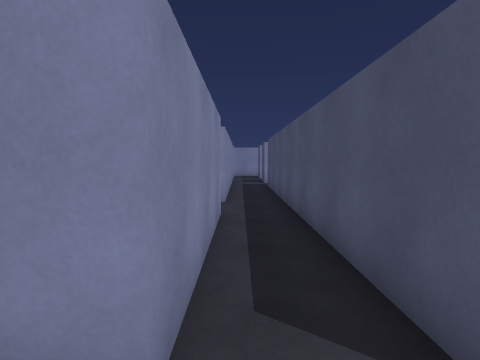
View 1 (above)

24 first-person views from a walk through a Unity game level. The camera is 1.4 m above the floor, tilts 4° down and sees 80° across. The floor is counted in squares, 1 m on a side. Each view is taken from the middle of a square. On the plan, view 1 faces up. The plan holds only what a view shows up to about 14 squares ahead; the rest is blank. The player is left out. Door leaves are left out, so doorways stand open.

View 2
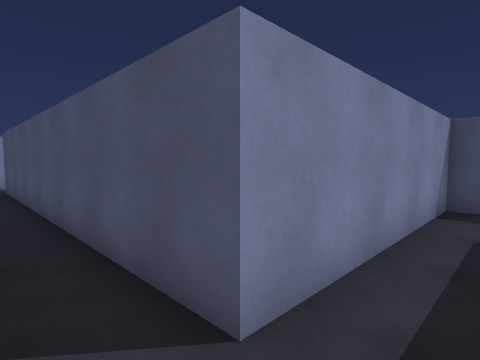

View 3
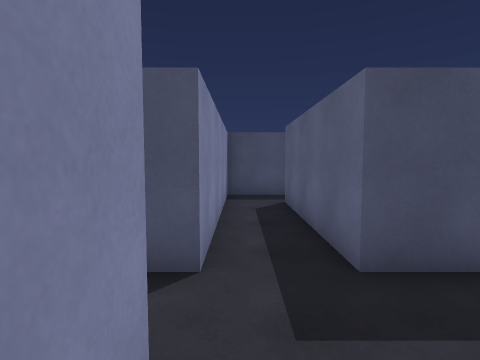

View 4
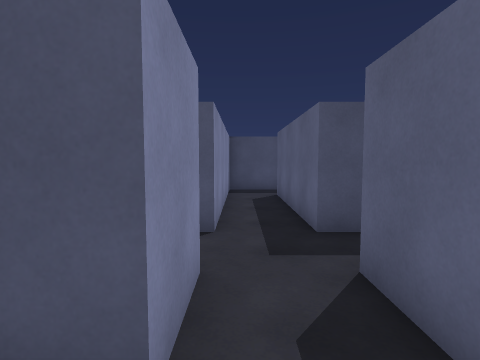

View 5
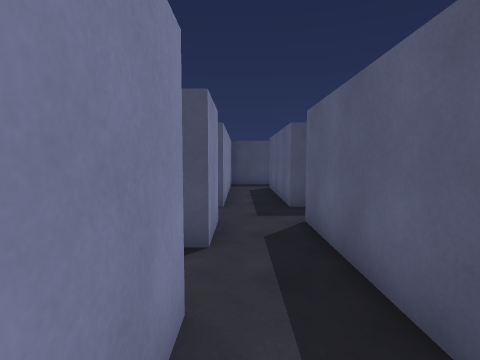

View 6
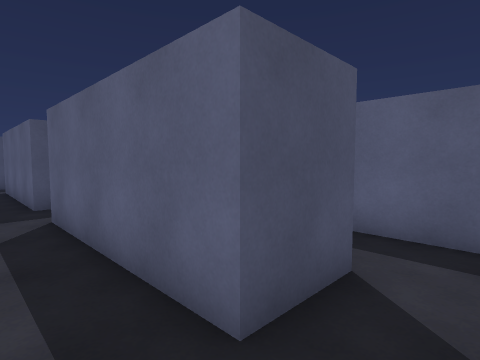

View 7
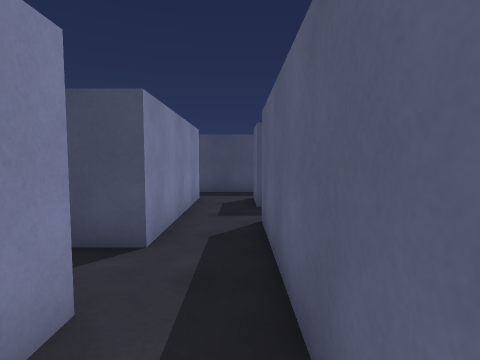

View 8
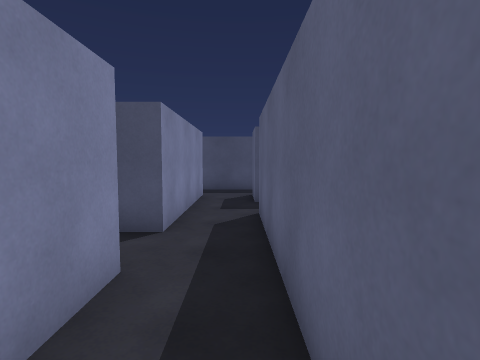

View 9
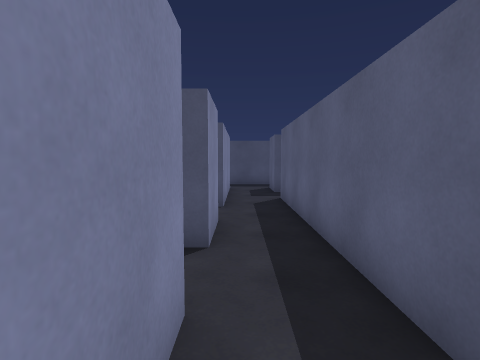

View 10
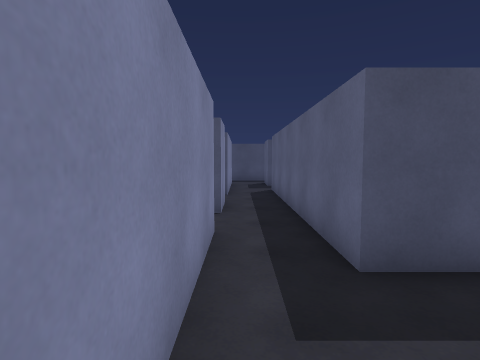

View 11
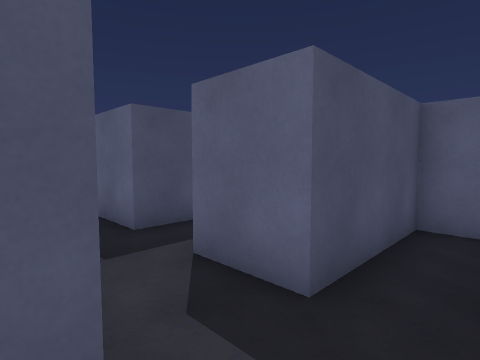

View 12
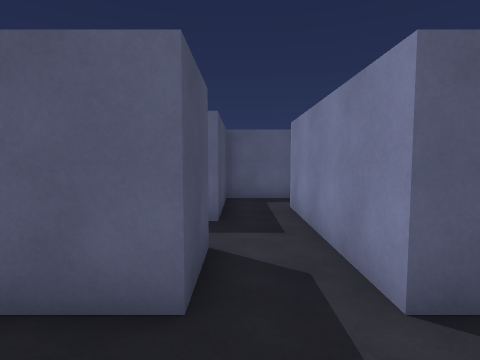

View 13
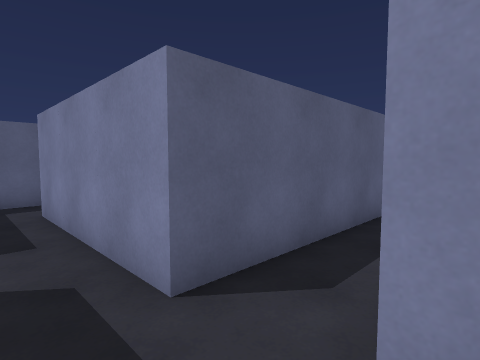

View 14
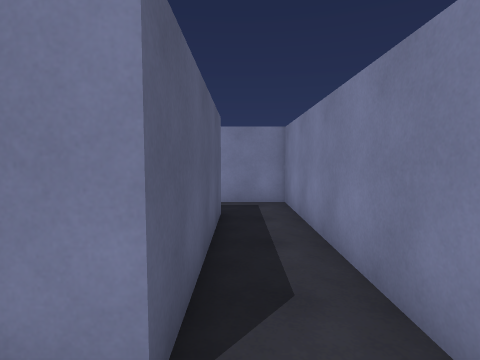

View 15
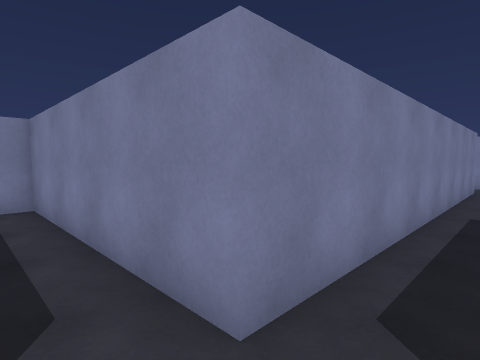

View 16
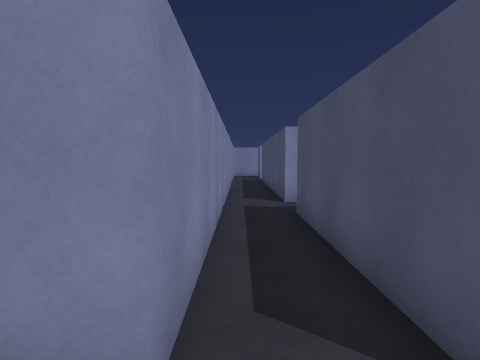

View 17
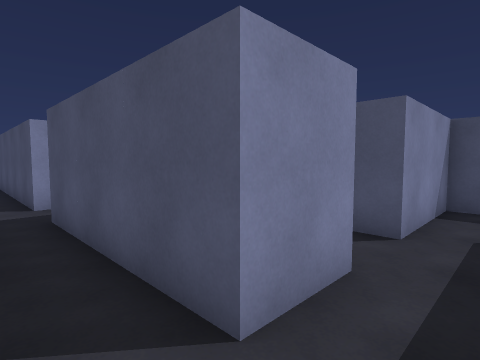

View 18
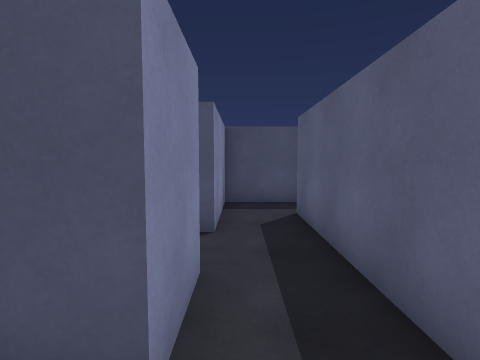

View 19
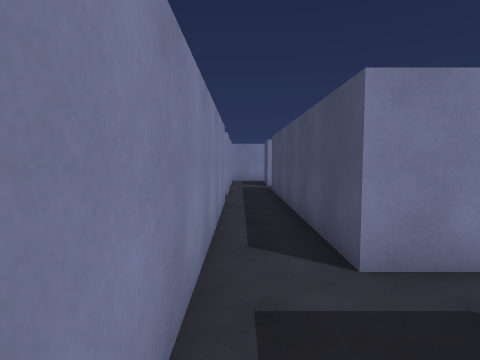

View 20
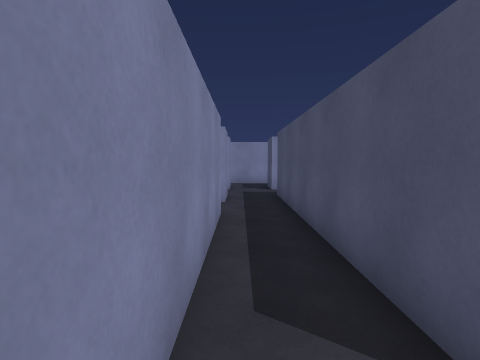

View 21
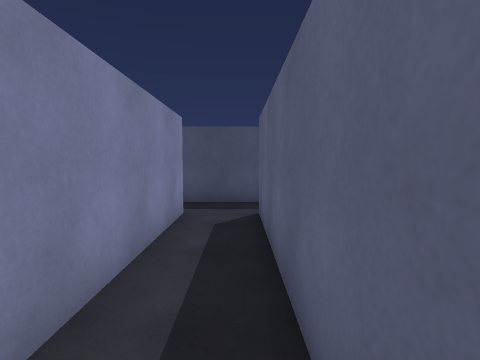

View 22
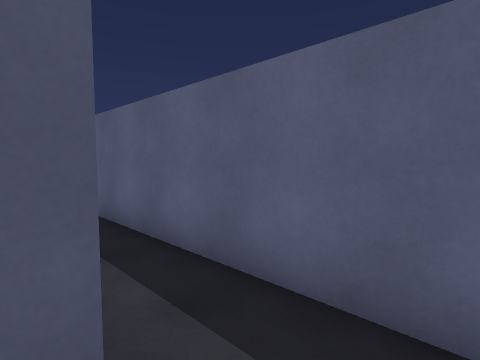

View 23
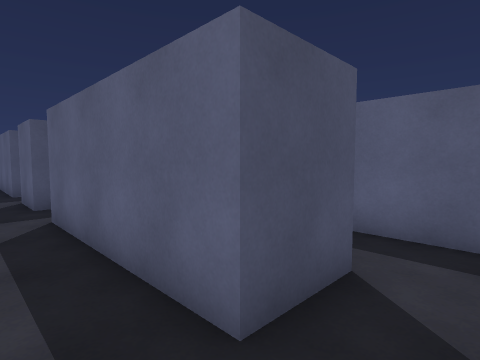

View 24
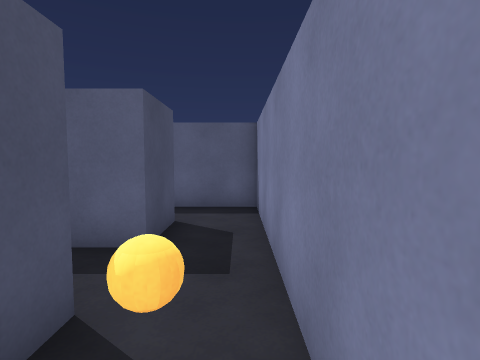

### Floor plan
Points are (right, up) in squares from view 1. A wall is a line through its corners. A room is listed if a view was taken in it or the views show most of it. See-through windows are left out.
Room 1 (views 1, 2, 3)
walls: (-0.5, 7.2) (-0.5, 1.5) (-2.5, 1.5); (-0.5, 13.4) (-0.5, 9.5); (-2.5, -0.5) (-0.5, -0.5); (1.5, -2.4) (1.5, -0.5) (7.5, -0.5); (9.5, -0.9) (9.5, 1.5) (1.5, 1.5) (1.5, 15.5)
ways out: opening at (-1.5, 0.5) to room 2; opening at (-1.5, 8.5); opening at (0.5, -1.5); opening at (8.5, -1.5)
Room 2 (view 4)
walls: (-4.5, -0.5) (-2.5, -0.5)
ways out: opening at (-1.5, 0.5) to room 1; opening at (-5.5, 0.5) to room 3; opening at (-3.5, 2.5)
Room 3 (views 5, 6)
walls: (-6.5, -2.5) (-6.5, -0.5) (-4.5, -0.5); (-4.5, 1.5) (-6.5, 1.5)
ways out: opening at (-5.5, 0.5) to room 2; opening at (-7.5, -1.5) to room 12
Room 4 (views 7, 8)
walls: (-12.5, -4.5) (-8.5, -4.5); (-8.5, -2.5) (-10.5, -2.5)
ways out: opening at (-13.5, -3.5) to room 5; opening at (-11.5, -1.5) to room 11; opening at (-9.5, -3.5) to room 12
Room 5 (view 9)
walls: (-14.5, -6) (-14.5, -4.5) (-12.5, -4.5); (-12.5, -2.5) (-16.5, -2.5)
ways out: opening at (-13.5, -3.5) to room 4; opening at (-17.5, -3.5) to room 6; opening at (-15.5, -5.5)
Room 6 (view 10)
walls: (-20.5, -2.5) (-20.5, -6.5); (-18.5, -6.5) (-18.5, -4.5) (-16.5, -4.5); (-16.5, -2.5) (-17.5, -2.5)
ways out: opening at (-17.5, -3.5) to room 5; opening at (-19.5, -1.5) to room 7; opening at (-19.5, -5.5) to room 13
Room 7 (views 11, 12, 13, 14, 15, 16, 17, 18, 19, 20, 21)
walls: (-17, 9.5) (-18.5, 9.5) (-18.5, 17.5); (-16.4, 1.5) (-18.5, 1.5) (-18.5, 7.5); (-18.5, -2.6) (-18.5, -0.5) (-16.5, -0.5); (-26.6, -0.5) (-20.5, -0.5) (-20.5, -2.5); (-20.5, 17.5) (-26.5, 17.5); (-28.5, 17.5) (-28.5, 15.5) (-20.5, 15.5) (-20.5, 1.5) (-28.5, 1.5) (-28.5, -0.6)
ways out: opening at (-19.5, -1.5) to room 6; opening at (-27.5, 18.5) to room 8; opening at (-19.5, 18.5) to room 8; opening at (-17.5, 0.5) to room 10; opening at (-27.5, -1.5); opening at (-17.5, 8.5)
Room 8 (views 22, 23)
walls: (-26.5, 17.5) (-26.5, 19.5) (-20.5, 19.5) (-20.5, 17.5); (-18.5, 17.5) (-18.5, 19.5) (-16.5, 19.5); (-28.5, 21.5) (-28.5, 17.5)
ways out: opening at (-27.5, 18.5) to room 7; opening at (-19.5, 18.5) to room 7; opening at (-27.5, 22.5) to room 9; opening at (-19.5, 22.5) to room 9; opening at (-17.5, 20.5)
Room 9 (view 24)
walls: (-26.5, 21.5) (-26.5, 22.4); (-28.5, 23.5) (-28.5, 21.5)
ways out: opening at (-27.5, 22.5) to room 8; opening at (-19.5, 22.5) to room 8
objects: other object (-28, 23)
Room 10 (no view inside)
walls: (-16.5, -0.5) (-12.5, -0.5); (-12.5, 1.5) (-14.5, 1.5)
ways out: opening at (-17.5, 0.5) to room 7; opening at (-13.5, 0.5) to room 11; opening at (-15.5, 2.5)
Room 11 (no view inside)
walls: (-10.5, -2.5) (-10.5, 1.5) (-12.5, 1.5)
ways out: opening at (-11.5, -1.5) to room 4; opening at (-13.5, 0.5) to room 10
Room 12 (no view inside)
walls: (-8.5, -4.5) (-4.5, -4.5); (-4.5, -2.5) (-6.5, -2.5)
ways out: opening at (-7.5, -1.5) to room 3; opening at (-9.5, -3.5) to room 4; opening at (-5.5, -3.5)
Room 13 (no view inside)
walls: (-20.9, -8.5) (-18.5, -8.5) (-18.5, -6.5)
ways out: opening at (-19.5, -5.5) to room 6; opening at (-21.5, -7.5)

Where each view was taken, in squares from view 1:
view 1: 0 up, 0 right, facing up
view 2: 0 up, 0 right, facing up-right
view 3: 1 up, 2 left, facing right
view 4: 1 up, 4 left, facing right
view 5: 1 up, 7 left, facing right
view 6: 1 up, 8 left, facing down-right
view 7: 4 down, 11 left, facing right
view 8: 4 down, 12 left, facing right
view 9: 3 down, 15 left, facing right
view 10: 3 down, 18 left, facing right
view 11: 2 down, 20 left, facing down-right
view 12: 2 up, 19 left, facing down
view 13: 2 up, 19 left, facing down-left
view 14: 0 up, 19 left, facing left
view 15: 0 up, 19 left, facing up-left
view 16: 0 up, 20 left, facing up
view 17: 0 up, 20 left, facing up-right
view 18: 1 up, 20 left, facing right
view 19: 6 up, 20 left, facing up
view 20: 8 up, 20 left, facing up
view 21: 16 up, 28 left, facing right
view 22: 18 up, 28 left, facing down-right
view 23: 21 up, 28 left, facing down-right
view 24: 24 up, 28 left, facing down
